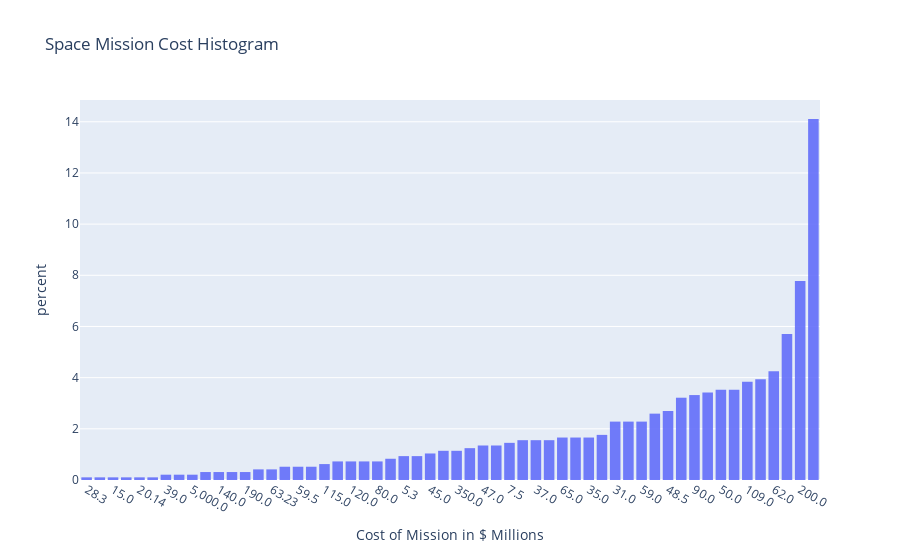

This figure's notebook cell:
### Markdown cell above
# How Expensive are the Launches? 

Create a histogram and visualise the distribution. The price column is given in USD millions (careful of missing values).

### Code cell
# the histogram will be sorted by price in ascending order

price_hist = px.histogram(df_data_clean, x='Price', histnorm = 'percent', nbins = 30, opacity = 0.9, title ="Space Mission Cost Histogram").update_xaxes(categoryorder='total ascending')

price_hist.update_layout(xaxis_title = "Cost of Mission in $ Millions")

### Figure 1 — Plotly figure (JSON) as saved in the notebook; plotly's stock layout.template omitted (floating-point values rounded to 4 significant figures; data arrays with more than 128 entries replaced by an {"elided": "..."} marker saying what was removed)
{"data": [{"alignmentgroup": "True", "bingroup": "x", "histnorm": "percent", "hovertemplate": "Price=%{x}<br>percent=%{y}<extra></extra>", "legendgroup": "", "marker": {"color": "#636efa", "opacity": 0.9, "pattern": {"shape": ""}}, "name": "", "nbinsx": 30, "offsetgroup": "", "orientation": "v", "showlegend": false, "type": "histogram", "x": {"elided": "964 str values"}, "xaxis": "x", "yaxis": "y"}], "layout": {"autosize": true, "barmode": "relative", "legend": {"tracegroupgap": 0}, "title": {"text": "Space Mission Cost Histogram"}, "xaxis": {"anchor": "y", "autorange": true, "categoryorder": "total ascending", "domain": [0, 1], "range": [-0.5, 55.5], "title": {"text": "Cost of Mission in $ Millions"}, "type": "category"}, "yaxis": {"anchor": "x", "autorange": true, "domain": [0, 1], "range": [0, 14.85], "title": {"text": "percent"}}}}
